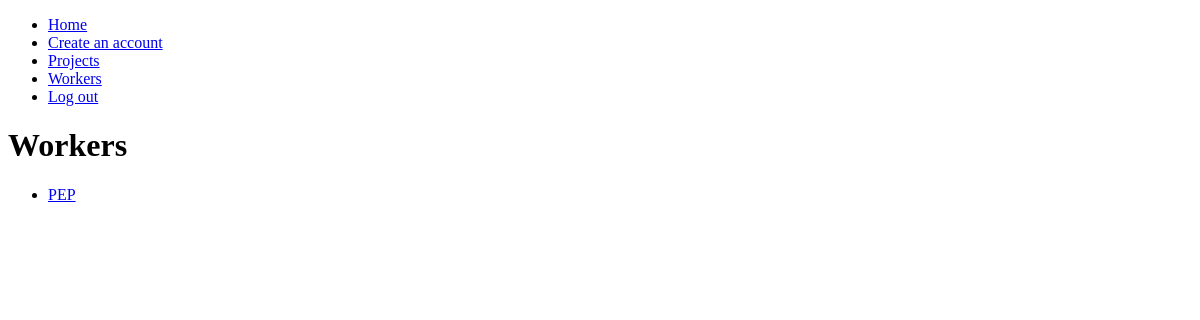
The app's page /workers (signed in), older data.
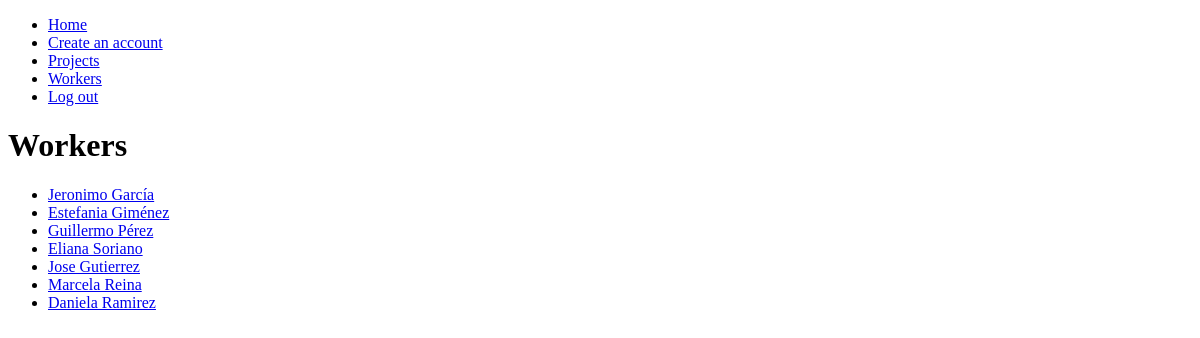
The same page, newer data.
### Projecte/models.py (models this page shows, shortened)
class Worker(models.Model):
    name = models.CharField(max_length=50)
    city = models.CharField(max_length=20)
    professionalOf = models.CharField(max_length=30)
    age = models.IntegerField()
    numberOfActiveProjects = models.IntegerField()

### Projecte/views.py (the view)
# urls.py: path('workers', login_required(WorkersView.as_view()), name='workerList'),
class WorkersView(ListView):
    model = Worker
    paginate_by = 20
    template_name = "Workers.html"

### templates/Workers.html
{% extends "Base.html" %}
{% block content %}
<h1>Workers</h1>
<ul>
{% for worker in object_list %}
    <li><a href="{% url 'WorkerDetail' worker.pk %}">{{ worker.name}}</a></li>
{% empty %}
    <li>No workers yet.</li>
{% endfor %}
</ul>
{% endblock %}

### templates/Base.html (shortened to what this page needs)
{% load static %}
<!DOCTYPE html>
<html lang="en">
<head>
    <link rel="stylesheet" href="//code.jquery.com/ui/1.12.1/themes/base/jquery-ui.css">
</head>
<body>
<div id="sidebar">
    {% block sidebar %}
        <ul>
            <li><a href="/">Home</a></li>
             <li><a href="{% url 'signup' %}"> Create an account</a></li>
            <li><a href="{% url 'projectList' %}"> Projects </a></li>
            <li><a href="{% url 'workerList' %}"> Workers </a></li>
            <li><a href="{% url 'logout' %}"> Log out </a></li>
        </ul>{% endblock %}
</div>
<div id="content">
    {% block content %}{% endblock %}
</div>
</body>
</html>

Row changes from the older to the newer data that the page shows:
removed Worker: name "PEP"
added Worker: name "Jeronimo García"
added Worker: name "Estefania Giménez"
added Worker: name "Guillermo Pérez"
added Worker: name "Eliana Soriano"
added Worker: name "Jose Gutierrez"
added Worker: name "Marcela Reina"
added Worker: name "Daniela Ramirez"
